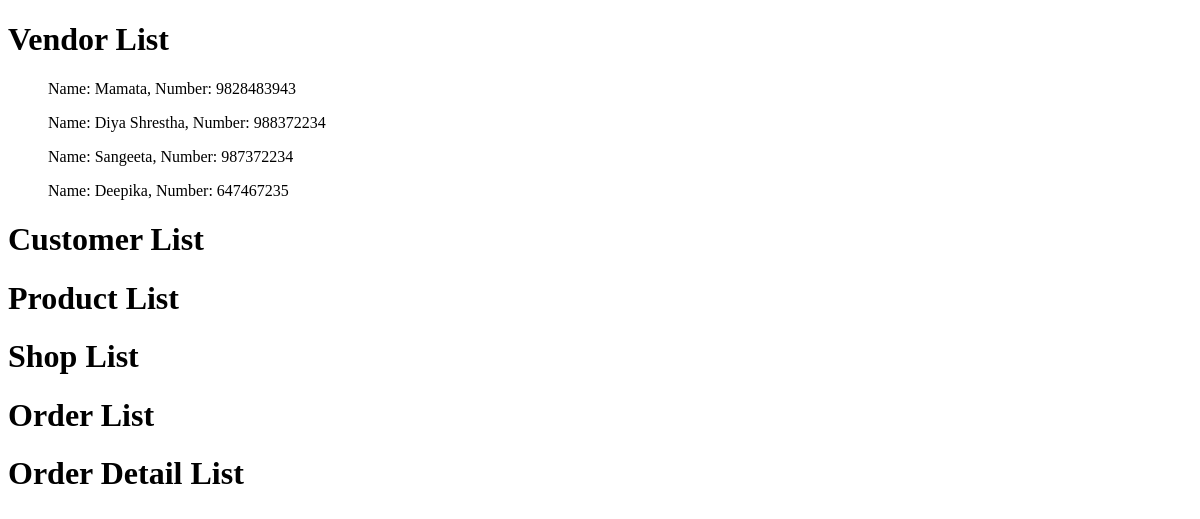
Before: /home/list/ with the older database file.
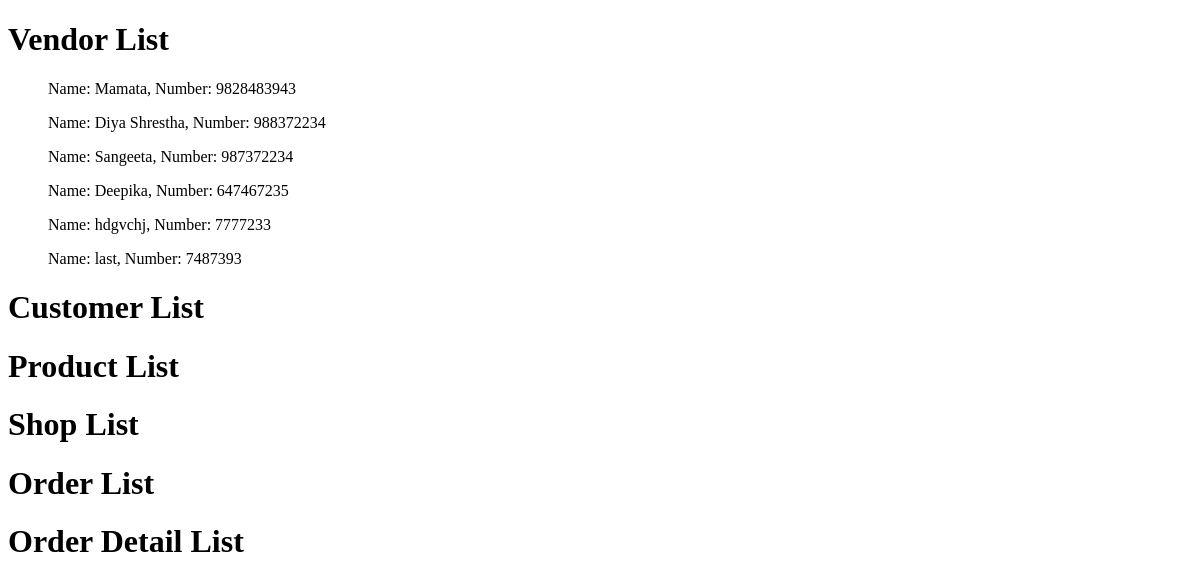
After: the same page with the newer database file.
### ecommerceApp/models.py (models this page shows)
class Vendor(models.Model):
    vendor_name=models.CharField(max_length=50)
    vendor_number=models.IntegerField()
    def __str__(self):
        return f"Name: {self.vendor_name}, Number: {self.vendor_number}"

### ecommerceApp/views.py (the view)
# urls.py: path('list/',views.displayVendorList, name="list")
def displayVendorList(request):
    vendor_list=Vendor.objects.all()
    return render(request,"html/list.html",{"vendor_list":vendor_list})

### ecommerceApp/templates/html/list.html (shortened to what this page needs)
{%extends 'html/layout.html'%}
{%block body%}
<h1>Vendor List</h1>
    {%for i in vendor_list%}
        <ul>{{i}}</ul>
    {%endfor%}
<h1>Customer List</h1>
<h1>Product List</h1>
<h1>Shop List</h1>
<h1>Order List</h1>
<h1>Order Detail List</h1>
{%endblock%}

### ecommerceApp/templates/html/layout.html (shortened to what this page needs)
<!DOCTYPE html>
<html>
    <head>
    </head>
    <body>
        {%block body%}
        {% endblock %}
    </body>
</html>

Changed rows visible on the page:
added Vendor: vendor_name+vendor_number "Name: hdgvchj, Number: 7777233"
added Vendor: vendor_name+vendor_number "Name: last, Number: 7487393"
